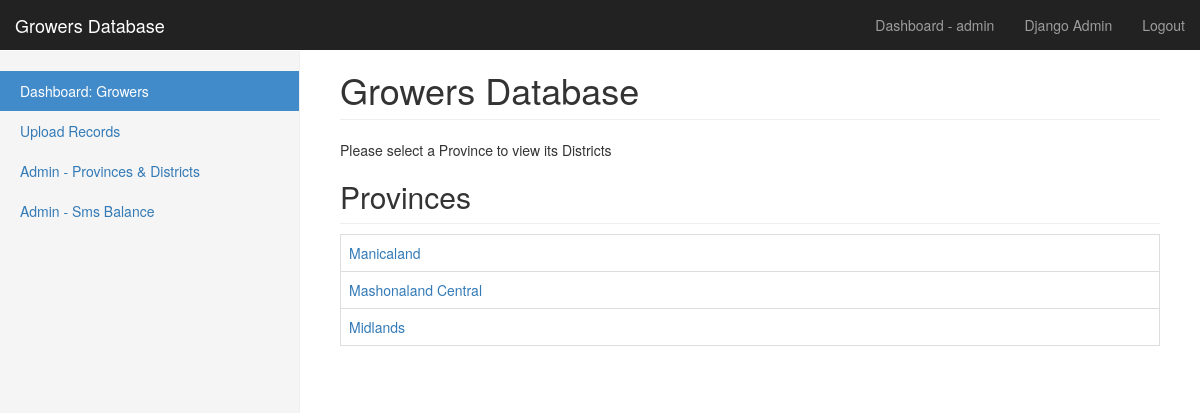
The app's page / (signed in) with its own data.
### growers/models.py (models this page shows, shortened)
class Province(models.Model):
    name = models.CharField(max_length=100, unique=True)
    class Meta:
        ordering = ['name']

### growers/views.py (the view)
# urls.py: path('', views.index, name='index'),
@login_required
def index(request):
    provinces = Province.objects.all()
    return render(request, 'growers/index.html', {'provinces': provinces})

### growers/templates/growers/index.html (shortened to what this page needs)
{% extends "growers/base.html" %}
{% block content %}
<h1 class="page-header">Growers Database</h1>
Please select a Province to view its Districts
<h2 class="sub-header">Provinces</h2>
{% if provinces %}
<table class="table table-bordered">
{% for province in provinces %}
<tr><td><a href="{% url 'province-view' province.id  %}">
{{ province.name }}</a></td></tr>
{% endfor %}
</table>
{% else %}
<p>
There are no provinces...
</p>
{% endif %}
{% endblock %}

### growers/templates/growers/base.html (shortened to what this page needs)
{% load static %}
{% load bootstrap3 %}
<!DOCTYPE html>
<html lang="en">
  <head>
    <link rel="stylesheet" href="{% static 'growers/css/bootstrap.min.css' %}">
    <link href="{% static 'growers/css/dashboard.css' %}" rel="stylesheet">
</head>
  <body>
    <nav class="navbar navbar-inverse navbar-fixed-top">
      <div class="container-fluid">
        <div class="navbar-header">
          <a class="navbar-brand" href="{% url 'index' %}">Growers Database</a>
        </div>
        <div id="navbar" class="navbar-collapse collapse">
          <ul class="nav navbar-nav navbar-right">
            {% if user.is_authenticated %}
            <li><a href="{% url 'index' %}">
              Dashboard - {{ user.username }}</a></li>
             <li><a href="{% url 'admin:index' %}" target="_blank">Django Admin</a></li>
           <li><a href="{% url 'logout' %}">Logout</a></li>
           {% else %}
               <li><a href="{% url 'login' %}">Login</a></li>
           {% endif %}
          </ul>
        </div>
      </div>
    </nav>
    <div class="container-fluid">
      <div class="row">
        <div class="col-sm-3 col-md-3 sidebar">
          <ul class="nav nav-sidebar">
            <li class="active"><a href="{% url 'index' %}">Dashboard: Growers<span class="sr-only">(current)</span></a></li>
            <li><a href="{% url 'upload-records' %}">Upload Records</a></li>
            <li><a href="{% url 'provinces-admin' %}">Admin - Provinces & Districts</a></li>
             <li><a href="{% url 'sms-balance' %}">Admin - Sms Balance</a></li>
          </ul>
        </div>
        <div class="col-sm-9 col-sm-offset-3 col-md-9 col-md-offset-3 main">
        <div class="row">
        <div class="col-sm-12">
                {% block content %}{% endblock %}
        </div>
        </div>
        </div>
  </body>
</html>

### growers/static/growers/css/dashboard.css (style rules this page uses)
body { padding-top: 50px; }
.sub-header { padding-bottom: 10px; border-bottom: 1px solid #eee; }
.navbar-fixed-top { border: 0; }
.sidebar { display: none; }
@media (min-width: 768px) { .sidebar { position: fixed; top: 51px; bottom: 0; left: 0; z-index: 1000; display: block; padding: 20px; overflow-x: hidden; overflow-y: auto; background-color: #f5f5f5; border-right: 1px solid #eee; } }
.nav-sidebar { margin-right: -21px; margin-bottom: 20px; margin-left: -20px; }
.nav-sidebar > li > a { padding-right: 20px; padding-left: 20px; }
.nav-sidebar > .active > a, .nav-sidebar > .active > a:hover, .nav-sidebar > .active > a:focus { color: #fff; background-color: #428bca; }
.main { padding: 20px; }
@media (min-width: 768px) { .main { padding-right: 40px; padding-left: 40px; } }
.main .page-header { margin-top: 0; }

### records on screen
Province: name "Manicaland"
Province: name "Mashonaland Central"
Province: name "Midlands"

### other values on screen
{{ user.username }} "admin"
